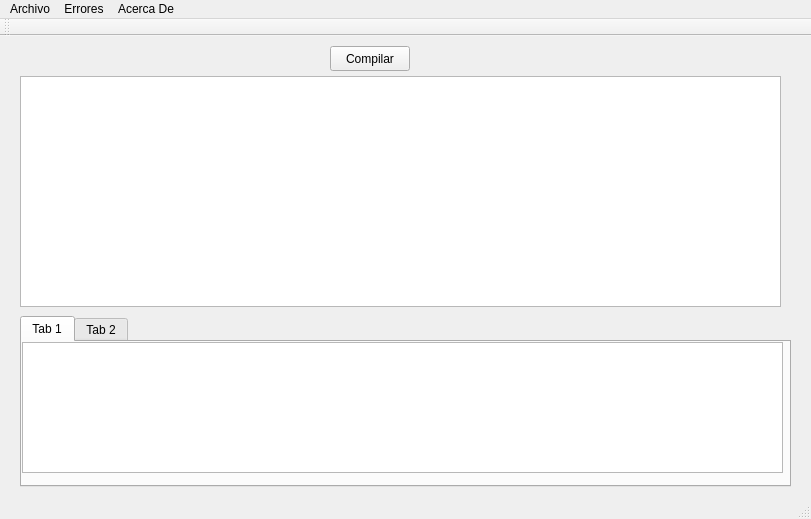
<?xml version="1.0" encoding="UTF-8"?>
<ui version="4.0">
 <class>MainWindow</class>
 <widget class="QMainWindow" name="MainWindow">
  <property name="geometry">
   <rect>
    <x>0</x>
    <y>0</y>
    <width>811</width>
    <height>519</height>
   </rect>
  </property>
  <property name="windowTitle">
   <string>MainWindow</string>
  </property>
  <widget class="QWidget" name="centralWidget">
   <widget class="QPlainTextEdit" name="textoEntrada">
    <property name="geometry">
     <rect>
      <x>20</x>
      <y>40</y>
      <width>761</width>
      <height>231</height>
     </rect>
    </property>
   </widget>
   <widget class="QPushButton" name="pushButton">
    <property name="geometry">
     <rect>
      <x>330</x>
      <y>10</y>
      <width>80</width>
      <height>25</height>
     </rect>
    </property>
    <property name="text">
     <string>Compilar</string>
    </property>
   </widget>
   <widget class="QTabWidget" name="tabWidget">
    <property name="geometry">
     <rect>
      <x>20</x>
      <y>280</y>
      <width>771</width>
      <height>171</height>
     </rect>
    </property>
    <property name="currentIndex">
     <number>0</number>
    </property>
    <widget class="QWidget" name="tab">
     <attribute name="title">
      <string>Tab 1</string>
     </attribute>
     <widget class="QPlainTextEdit" name="textoConsola">
      <property name="geometry">
       <rect>
        <x>0</x>
        <y>0</y>
        <width>761</width>
        <height>131</height>
       </rect>
      </property>
     </widget>
    </widget>
    <widget class="QWidget" name="tab_2">
     <attribute name="title">
      <string>Tab 2</string>
     </attribute>
    </widget>
   </widget>
  </widget>
  <widget class="QMenuBar" name="menuBar">
   <property name="geometry">
    <rect>
     <x>0</x>
     <y>0</y>
     <width>811</width>
     <height>22</height>
    </rect>
   </property>
   <widget class="QMenu" name="menuArchivo">
    <property name="title">
     <string>Archivo</string>
    </property>
    <addaction name="actionAbrir_Archivo"/>
    <addaction name="actionGuardar_Archivo"/>
    <addaction name="separator"/>
    <addaction name="actionGuardar_Archivo_Como"/>
   </widget>
   <widget class="QMenu" name="menuErrores">
    <property name="title">
     <string>Errores</string>
    </property>
    <addaction name="actionReporte_Errores"/>
    <addaction name="actionGenerar_AST"/>
   </widget>
   <widget class="QMenu" name="menuAcerca_De">
    <property name="title">
     <string>Acerca De</string>
    </property>
    <addaction name="separator"/>
    <addaction name="actionManual_Tecnico"/>
    <addaction name="actionManual_Usuario"/>
   </widget>
   <addaction name="menuArchivo"/>
   <addaction name="menuErrores"/>
   <addaction name="menuAcerca_De"/>
  </widget>
  <widget class="QToolBar" name="mainToolBar">
   <attribute name="toolBarArea">
    <enum>TopToolBarArea</enum>
   </attribute>
   <attribute name="toolBarBreak">
    <bool>false</bool>
   </attribute>
  </widget>
  <widget class="QStatusBar" name="statusBar"/>
  <action name="actionCrear">
   <property name="text">
    <string>Crear</string>
   </property>
  </action>
  <action name="actionAbrir_Archivo">
   <property name="text">
    <string>Abrir Archivo</string>
   </property>
  </action>
  <action name="actionGuardar_Archivo">
   <property name="text">
    <string>Guardar Archivo</string>
   </property>
  </action>
  <action name="actionGuardar_Archivo_Como">
   <property name="text">
    <string>Guardar Archivo Como</string>
   </property>
  </action>
  <action name="actionReporte_Errores">
   <property name="text">
    <string>Reporte Errores</string>
   </property>
  </action>
  <action name="actionGenerar_AST">
   <property name="text">
    <string>Generar AST</string>
   </property>
  </action>
  <action name="actionManual_Tecnico">
   <property name="text">
    <string>Manual Tecnico</string>
   </property>
  </action>
  <action name="actionManual_Usuario">
   <property name="text">
    <string>Manual Usuario</string>
   </property>
  </action>
 </widget>
 <layoutdefault spacing="6" margin="11"/>
 <resources/>
 <connections/>
</ui>
